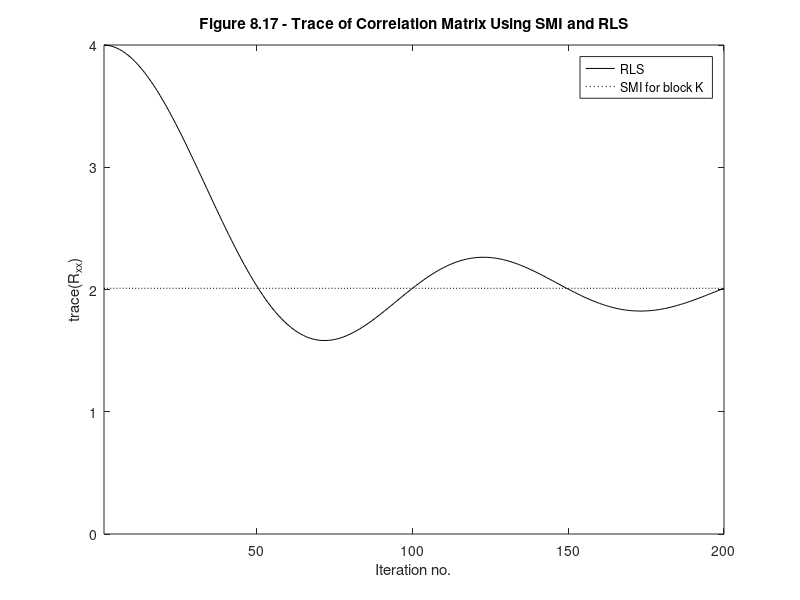

The MATLAB source for this figure:
%%%%%%%%%%%%%%%%%%%%%%%%%%%%%%%%%%%%%%%%%%%%%%%%%%%%%%%%%%%%%%%
%%                                                           %%
%%  ******************************************************   %%
%%  * Smart Antennas for Wireless Applications w/ Matlab *   %%
%%  ******************************************************   %%
%%                                                           %%
%% Chapter 8: Ex 8.8                                         %%
%%                                                           %%
%% Author: Frank Gross                                       %%
%% McGraw-Hill, 2005                                         %%
%% Date:  3/05/2005                                          %%
%%                                                           %%
%% This code produces Figure 8.17, a plot of the trace of    %%
%%    the correlation matrix for both SMI and RLS given a    %%
%%    block length K.                                        %%
%%%%%%%%%%%%%%%%%%%%%%%%%%%%%%%%%%%%%%%%%%%%%%%%%%%%%%%%%%%%%%%      

%%------------------- Define Variables:----------------------%%
% N - # of elements in array                                  %
% d - element spacing in wavelengths                          %
% alpha - forgetting factor of RLS algorithm                  %
% K - block length                                            %
% th0 - desired user AOA (rad)                                %
% S - desired signal                                          %
% a0 - steering vector of desired user                        %
% n - noise received by array with variance sig2              %
% x - total received signal                                   %
% Rxx - total received signal covariance matrix               %
% Rxxtr - trace of covariance matrix                          %
%%-----------------------------------------------------------%%

%%----- Given Values -----%%

N = 4; d = .5; alpha = 1; K = 200;

th0 = 45*pi/180;

%%----- Create Desired user's signal -----%%

S = cos(2*pi*(0:K-1)/(K-1));

%%----- Determine steering vector for desired user -----%%

n = 1:N;
a0 = exp(1j*(n-1)*2*pi*d*sin(th0));

%%----- Create Total Received signal -----%%

x1 = a0.'*S(1:K);
x2 = a0.'*S(1);

%%----- Determine Covariance Matrix and Trace for SMI algorithm -----%%

Rxx1 = x1*x1'/K;
Rxxtr1 = real(trace(Rxx1))*ones(1,K);    
 
%%----- Determine Covariance Matrix and Trace for RLS algorithm -----%%

Rxx2 = x2*x2';

Rxxtr2(1) = real(trace(x2*x2'));
for k = 2:K
    x2 = a0.'*S(k);
    Rxx2 = alpha*(k-1)*Rxx2/k+x2*x2'/k;
    Rxxtr2(k) = real(trace(Rxx2));
end

%%----- Plot Results -----%%

figure;plot(1:K,Rxxtr2,'k',1:K,Rxxtr1,'k:')
xlabel('Iteration no.'), ylabel('trace(R_x_x)')
title('\bfFigure 8.17 - Trace of Correlation Matrix Using SMI and RLS')
axis([1 200 0 4])
legend('RLS','SMI for block K')